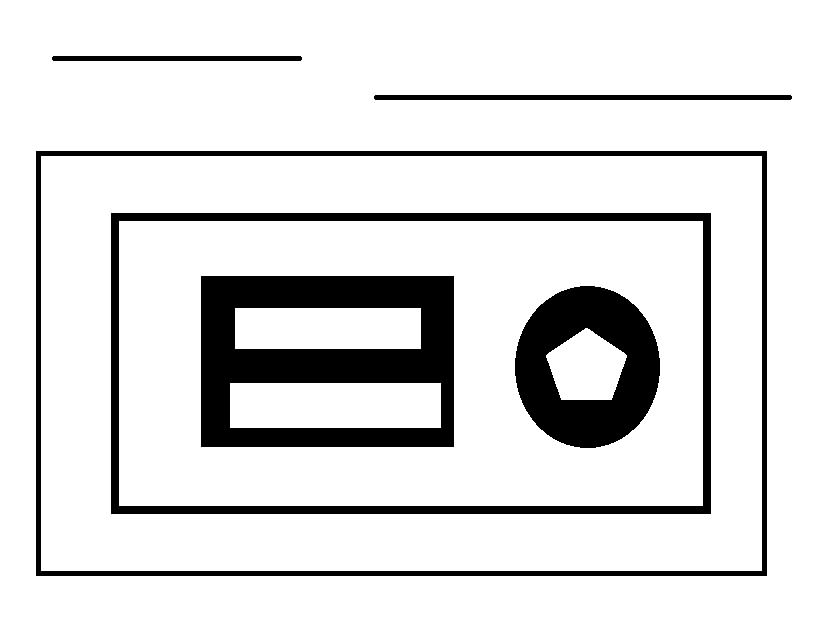
#> input picture Python_視覺辨識/3_第三堂/hough_demo.jpg, 835 x 631 px
$ python 'c_偵測線段_2.py'
#> lines starting #> are read from the running program, lines starting #| are printed output that depends on the picture; after the words box and inside, x2 and y2 are one past the last pixel; in counts of white or black regions, pixels touching at a corner belong together
import cv2
import sys
import numpy as np

'''______________________________________________嘗試從命令行參數中獲取圖像路徑'''
try:
    imagePath = sys.argv[1]           # 從命令行參數中獲取第一個參數（即圖像路徑）
    image     = cv2.imread(imagePath) # 使用 OpenCV 的 imread 函式讀取圖像

    '''_____________________如果無法獲取到命令行參數或讀取圖像失敗，則執行以下操作'''
except:
    image = cv2.imread("hough_demo.jpg") # 如果無法從命令列參數中讀取圖像路徑，則使用預設圖像
#> image is the input picture: shape (631, 835, 3); min 0, max 255, mean 221.4

gray  = cv2.cvtColor(image , cv2.COLOR_RGB2GRAY) # 將圖像轉換為灰階
edges = cv2.GaussianBlur(gray, (5, 5), 0)        # 對灰階圖像進行高斯模糊處理
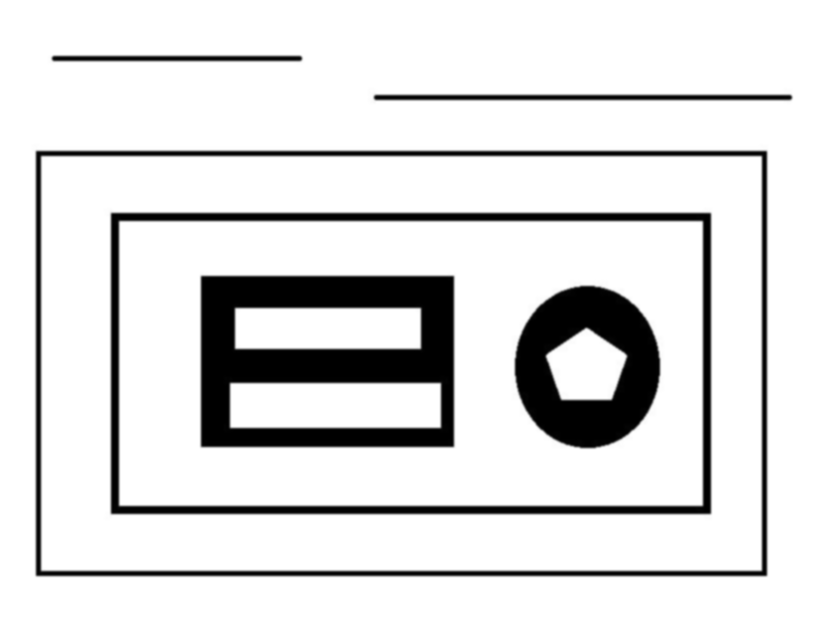
#> edges: shape (631, 835); min 0, max 255, mean 221.4
edges = cv2.Canny(gray, 50, 150, 3)              # 使用Canny邊緣檢測算法
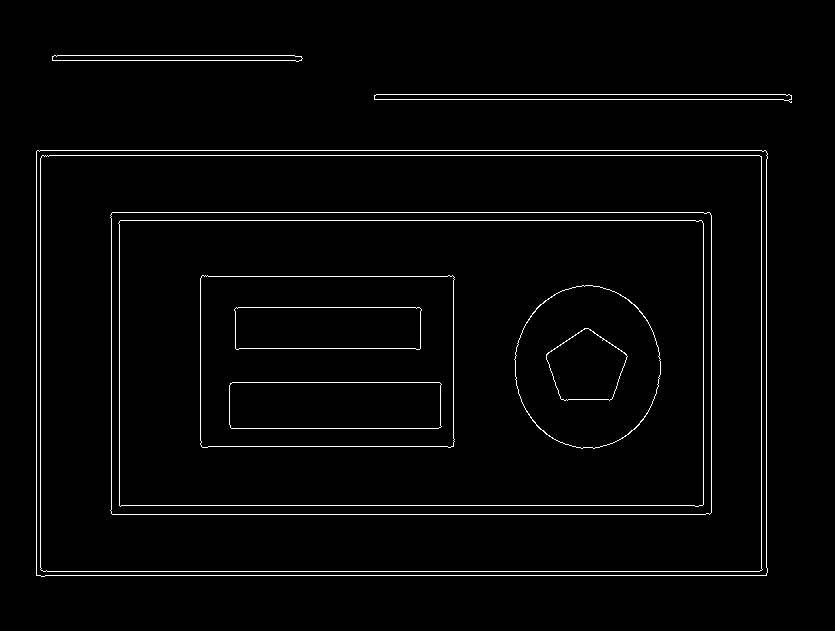
#> edges: shape (631, 835); 2.3% white in thin lines or dots, all inside (x1, y1, x2, y2) = (36, 55, 792, 577)

print(np.pi/180)

try:
    plines = cv2.HoughLinesP(edges , 1 , np.pi/180 , 50 , None , 100 , 5)
#> plines = 28 rows, first 6: [36, 155, 759, 155], [43, 571, 759, 571], [37, 150, 765, 150], [112, 212, 709, 212], [36, 575, 766, 575], [119, 505, 702, 505]
    for pline in plines:
        for pl in pline:

            # 使用 cv2.line() 函式在圖像上繪製直線
            # image: 要繪製直線的目標圖像，這裡是我們讀取的原始圖像
            # (pl[0], pl[1]): 直線的第一個端點的坐標，pl[0] 是端點的 x 座標，pl[1] 是端點的 y 座標
            # (pl[2], pl[3]): 直線的第二個端點的坐標，pl[2] 是端點的 x 座標，pl[3] 是端點的 y 座標
            # (255, 0, 0): 直線的顏色，這裡是藍色，因為 (B, G, R) 的元組中藍色值最大，紅色和綠色的值都是零
            # 3: 直線的粗細，表示直線的像素寬度，在這個情況下，直線的寬度為 3 像素
            cv2.line(image, (pl[0], pl[1]), (pl[2], pl[3]), (255, 0, 0), 3)
#> this loop made 28 passes
#> pline on passes 1 to 12: [[36, 155, 759, 155]], [[43, 571, 759, 571]], [[37, 150, 765, 150]], [[112, 212, 709, 212]], [[36, 575, 766, 575]], [[119, 505, 702, 505]], [[120, 220, 701, 220]], [[766, 574, 766, 151]], [[112, 514, 709, 514]], [[761, 570, 761, 156]], [[374, 99, 791, 99]], [[40, 569, 40, 158]]
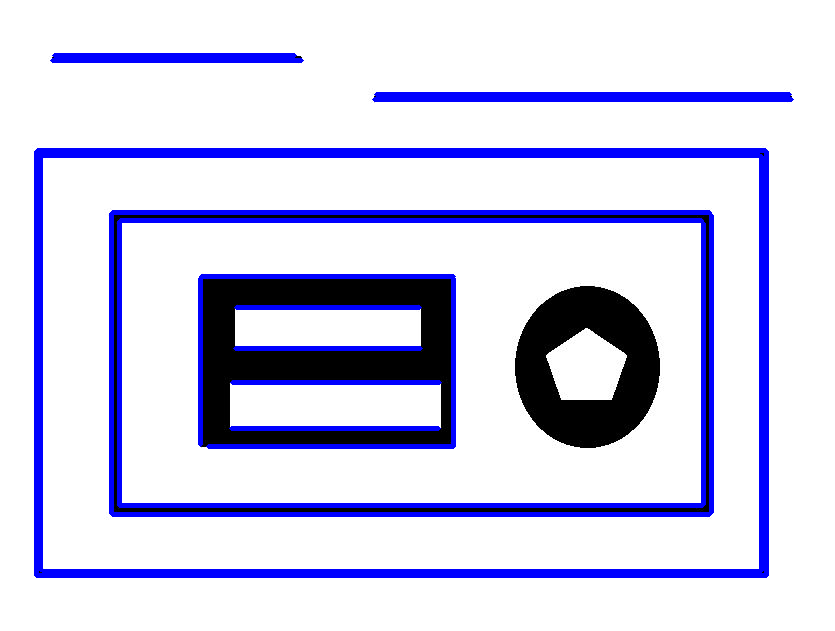
#> image: shape (631, 835, 3); 10.28% of pixels changed, all inside (x1, y1, x2, y2) = (34, 53, 794, 578)

    cv2.imshow("HoughLinesP", image) # 顯示帶有檢測到的直線的圖像
    cv2.waitKey(0)

except TypeError:
    # 處理當HoughLines函數返回None時的情況
    print("The Houghlines function returns None, try decreasing the threshold!")

'''______________________________________________________________關閉所有視窗'''
cv2.destroyAllWindows()
